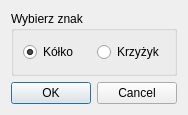
<?xml version="1.0" encoding="UTF-8"?>
<ui version="4.0">
 <class>SignDialog</class>
 <widget class="QDialog" name="SignDialog">
  <property name="geometry">
   <rect>
    <x>0</x>
    <y>0</y>
    <width>181</width>
    <height>115</height>
   </rect>
  </property>
  <property name="windowTitle">
   <string>Dialog</string>
  </property>
  <layout class="QVBoxLayout" name="verticalLayout">
   <item>
    <widget class="QGroupBox" name="groupBox">
     <property name="title">
      <string>Wybierz znak</string>
     </property>
     <layout class="QHBoxLayout" name="horizontalLayout">
      <item>
       <widget class="QRadioButton" name="circleRadioButton">
        <property name="text">
         <string>Kółko</string>
        </property>
        <property name="checked">
         <bool>true</bool>
        </property>
       </widget>
      </item>
      <item>
       <widget class="QRadioButton" name="crossRadioButton">
        <property name="text">
         <string>Krzyżyk</string>
        </property>
       </widget>
      </item>
     </layout>
     <zorder>buttonBox</zorder>
     <zorder>circleRadioButton</zorder>
     <zorder>crossRadioButton</zorder>
    </widget>
   </item>
   <item>
    <widget class="QDialogButtonBox" name="buttonBox">
     <property name="orientation">
      <enum>Qt::Horizontal</enum>
     </property>
     <property name="standardButtons">
      <set>QDialogButtonBox::Cancel|QDialogButtonBox::Ok</set>
     </property>
    </widget>
   </item>
  </layout>
 </widget>
 <resources/>
 <connections>
  <connection>
   <sender>buttonBox</sender>
   <signal>accepted()</signal>
   <receiver>SignDialog</receiver>
   <slot>accept()</slot>
   <hints>
    <hint type="sourcelabel">
     <x>248</x>
     <y>254</y>
    </hint>
    <hint type="destinationlabel">
     <x>157</x>
     <y>274</y>
    </hint>
   </hints>
  </connection>
  <connection>
   <sender>buttonBox</sender>
   <signal>rejected()</signal>
   <receiver>SignDialog</receiver>
   <slot>reject()</slot>
   <hints>
    <hint type="sourcelabel">
     <x>316</x>
     <y>260</y>
    </hint>
    <hint type="destinationlabel">
     <x>286</x>
     <y>274</y>
    </hint>
   </hints>
  </connection>
 </connections>
</ui>
